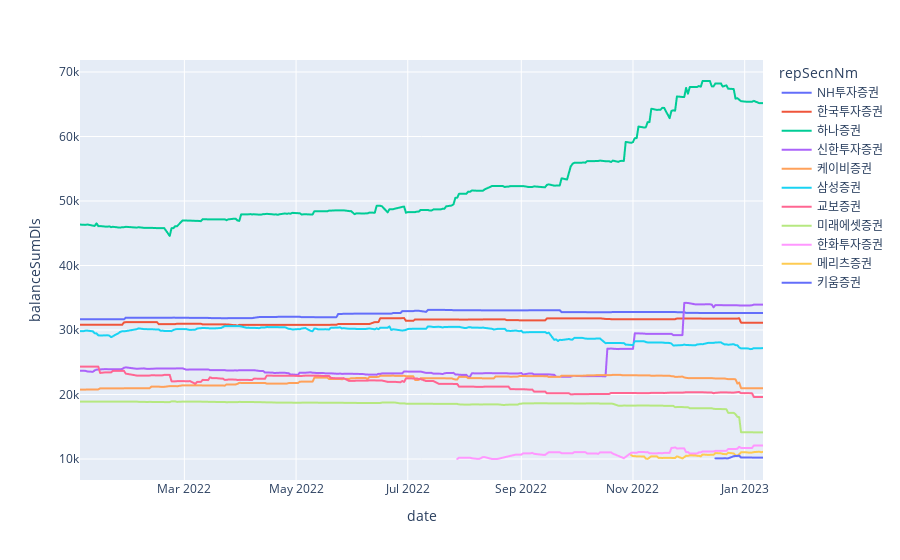

Write notebook code for a chart like this one.
### Code cell
fig = px.line(dls_data[dls_data.balanceSumDls > 10000], x='date', y='balanceSumDls', color='repSecnNm', markers=False)
fig.show()

### Figure 1 — Plotly figure (JSON) as saved in the notebook; plotly's stock layout.template omitted (floating-point values rounded to 4 significant figures; data arrays with more than 128 entries replaced by an {"elided": "..."} marker saying what was removed)
{"data": [{"hovertemplate": "repSecnNm=NH투자증권<br>date=%{x}<br>balanceSumDls=%{y}<extra></extra>", "legendgroup": "NH투자증권", "line": {"color": "#636efa", "dash": "solid"}, "marker": {"symbol": "circle"}, "mode": "lines", "name": "NH투자증권", "showlegend": true, "type": "scattergl", "x": {"elided": "255 str values"}, "xaxis": "x", "y": {"elided": "255 int values"}, "yaxis": "y"}, {"hovertemplate": "repSecnNm=한국투자증권<br>date=%{x}<br>balanceSumDls=%{y}<extra></extra>", "legendgroup": "한국투자증권", "line": {"color": "#EF553B", "dash": "solid"}, "marker": {"symbol": "circle"}, "mode": "lines", "name": "한국투자증권", "showlegend": true, "type": "scattergl", "x": {"elided": "255 str values"}, "xaxis": "x", "y": {"elided": "255 int values"}, "yaxis": "y"}, {"hovertemplate": "repSecnNm=하나증권<br>date=%{x}<br>balanceSumDls=%{y}<extra></extra>", "legendgroup": "하나증권", "line": {"color": "#00cc96", "dash": "solid"}, "marker": {"symbol": "circle"}, "mode": "lines", "name": "하나증권", "showlegend": true, "type": "scattergl", "x": {"elided": "255 str values"}, "xaxis": "x", "y": {"elided": "255 int values"}, "yaxis": "y"}, {"hovertemplate": "repSecnNm=신한투자증권<br>date=%{x}<br>balanceSumDls=%{y}<extra></extra>", "legendgroup": "신한투자증권", "line": {"color": "#ab63fa", "dash": "solid"}, "marker": {"symbol": "circle"}, "mode": "lines", "name": "신한투자증권", "showlegend": true, "type": "scattergl", "x": {"elided": "255 str values"}, "xaxis": "x", "y": {"elided": "255 int values"}, "yaxis": "y"}, {"hovertemplate": "repSecnNm=케이비증권<br>date=%{x}<br>balanceSumDls=%{y}<extra></extra>", "legendgroup": "케이비증권", "line": {"color": "#FFA15A", "dash": "solid"}, "marker": {"symbol": "circle"}, "mode": "lines", "name": "케이비증권", "showlegend": true, "type": "scattergl", "x": {"elided": "255 str values"}, "xaxis": "x", "y": {"elided": "255 int values"}, "yaxis": "y"}, {"hovertemplate": "repSecnNm=삼성증권<br>date=%{x}<br>balanceSumDls=%{y}<extra></extra>", "legendgroup": "삼성증권", "line": {"color": "#19d3f3", "dash": "solid"}, "marker": {"symbol": "circle"}, "mode": "lines", "name": "삼성증권", "showlegend": true, "type": "scattergl", "x": {"elided": "255 str values"}, "xaxis": "x", "y": {"elided": "255 int values"}, "yaxis": "y"}, {"hovertemplate": "repSecnNm=교보증권<br>date=%{x}<br>balanceSumDls=%{y}<extra></extra>", "legendgroup": "교보증권", "line": {"color": "#FF6692", "dash": "solid"}, "marker": {"symbol": "circle"}, "mode": "lines", "name": "교보증권", "showlegend": true, "type": "scattergl", "x": {"elided": "255 str values"}, "xaxis": "x", "y": {"elided": "255 int values"}, "yaxis": "y"}, {"hovertemplate": "repSecnNm=미래에셋증권<br>date=%{x}<br>balanceSumDls=%{y}<extra></extra>", "legendgroup": "미래에셋증권", "line": {"color": "#B6E880", "dash": "solid"}, "marker": {"symbol": "circle"}, "mode": "lines", "name": "미래에셋증권", "showlegend": true, "type": "scattergl", "x": {"elided": "255 str values"}, "xaxis": "x", "y": {"elided": "255 int values"}, "yaxis": "y"}, {"hovertemplate": "repSecnNm=한화투자증권<br>date=%{x}<br>balanceSumDls=%{y}<extra></extra>", "legendgroup": "한화투자증권", "line": {"color": "#FF97FF", "dash": "solid"}, "marker": {"symbol": "circle"}, "mode": "lines", "name": "한화투자증권", "showlegend": true, "type": "scattergl", "x": ["2022-07-28T00:00:00", "2022-07-29T00:00:00", "2022-08-01T00:00:00", "2022-08-02T00:00:00", "2022-08-03T00:00:00", "2022-08-04T00:00:00", "2022-08-05T00:00:00", "2022-08-08T00:00:00", "2022-08-09T00:00:00", "2022-08-10T00:00:00", "2022-08-11T00:00:00", "2022-08-12T00:00:00", "2022-08-16T00:00:00", "2022-08-17T00:00:00", "2022-08-18T00:00:00", "2022-08-19T00:00:00", "2022-08-29T00:00:00", "2022-08-30T00:00:00", "2022-08-31T00:00:00", "2022-09-01T00:00:00", "2022-09-02T00:00:00", "2022-09-05T00:00:00", "2022-09-06T00:00:00", "2022-09-07T00:00:00", "2022-09-08T00:00:00", "2022-09-13T00:00:00", "2022-09-14T00:00:00", "2022-09-15T00:00:00", "2022-09-16T00:00:00", "2022-09-19T00:00:00", "2022-09-20T00:00:00", "2022-09-21T00:00:00", "2022-09-22T00:00:00", "2022-09-23T00:00:00", "2022-09-26T00:00:00", "2022-09-27T00:00:00", "2022-09-28T00:00:00", "2022-09-29T00:00:00", "2022-09-30T00:00:00", "2022-10-04T00:00:00", "2022-10-05T00:00:00", "2022-10-06T00:00:00", "2022-10-07T00:00:00", "2022-10-11T00:00:00", "2022-10-12T00:00:00", "2022-10-13T00:00:00", "2022-10-14T00:00:00", "2022-10-17T00:00:00", "2022-10-18T00:00:00", "2022-10-19T00:00:00", "2022-10-20T00:00:00", "2022-10-21T00:00:00", "2022-10-27T00:00:00", "2022-10-31T00:00:00", "2022-11-01T00:00:00", "2022-11-02T00:00:00", "2022-11-03T00:00:00", "2022-11-04T00:00:00", "2022-11-07T00:00:00", "2022-11-08T00:00:00", "2022-11-09T00:00:00", "2022-11-10T00:00:00", "2022-11-11T00:00:00", "2022-11-14T00:00:00", "2022-11-15T00:00:00", "2022-11-16T00:00:00", "2022-11-17T00:00:00", "2022-11-18T00:00:00", "2022-11-21T00:00:00", "2022-11-22T00:00:00", "2022-11-23T00:00:00", "2022-11-24T00:00:00", "2022-11-25T00:00:00", "2022-11-28T00:00:00", "2022-11-29T00:00:00", "2022-11-30T00:00:00", "2022-12-01T00:00:00", "2022-12-02T00:00:00", "2022-12-05T00:00:00", "2022-12-06T00:00:00", "2022-12-07T00:00:00", "2022-12-08T00:00:00", "2022-12-09T00:00:00", "2022-12-12T00:00:00", "2022-12-13T00:00:00", "2022-12-14T00:00:00", "2022-12-15T00:00:00", "2022-12-16T00:00:00", "2022-12-19T00:00:00", "2022-12-20T00:00:00", "2022-12-21T00:00:00", "2022-12-22T00:00:00", "2022-12-23T00:00:00", "2022-12-26T00:00:00", "2022-12-27T00:00:00", "2022-12-28T00:00:00", "2022-12-29T00:00:00", "2022-12-30T00:00:00", "2023-01-02T00:00:00", "2023-01-03T00:00:00", "2023-01-04T00:00:00", "2023-01-05T00:00:00", "2023-01-06T00:00:00", "2023-01-09T00:00:00", "2023-01-10T00:00:00", "2023-01-11T00:00:00"], "xaxis": "x", "y": [10003, 10201, 10201, 10201, 10201, 10201, 10121, 10021, 10021, 10139, 10296, 10296, 10005, 10015, 10015, 10015, 10688, 10688, 10683, 10683, 10883, 10880, 10880, 10945, 10805, 10645, 10645, 10852, 11047, 11047, 11047, 11047, 11047, 10903, 10903, 10903, 10903, 10903, 11080, 11080, 11080, 11060, 10865, 10865, 10865, 10793, 11025, 11025, 11025, 11025, 11025, 10844, 10126, 10959, 10996, 10965, 10965, 11100, 11100, 11047, 11068, 10890, 10890, 10867, 10927, 10907, 10897, 10952, 10952, 11735, 11735, 11795, 11630, 11658, 11658, 11058, 11081, 10851, 10849, 10849, 11039, 11039, 11171, 11171, 11171, 11171, 11171, 11260, 11260, 11260, 11260, 11260, 11560, 11560, 11560, 11590, 11890, 11712, 11712, 11712, 11712, 11712, 12091, 12091, 12091, 12091], "yaxis": "y"}, {"hovertemplate": "repSecnNm=메리츠증권<br>date=%{x}<br>balanceSumDls=%{y}<extra></extra>", "legendgroup": "메리츠증권", "line": {"color": "#FECB52", "dash": "solid"}, "marker": {"symbol": "circle"}, "mode": "lines", "name": "메리츠증권", "showlegend": true, "type": "scattergl", "x": ["2022-10-31T00:00:00", "2022-11-01T00:00:00", "2022-11-02T00:00:00", "2022-11-03T00:00:00", "2022-11-04T00:00:00", "2022-11-07T00:00:00", "2022-11-08T00:00:00", "2022-11-09T00:00:00", "2022-11-11T00:00:00", "2022-11-14T00:00:00", "2022-11-15T00:00:00", "2022-11-16T00:00:00", "2022-11-17T00:00:00", "2022-11-18T00:00:00", "2022-11-21T00:00:00", "2022-11-22T00:00:00", "2022-11-23T00:00:00", "2022-11-24T00:00:00", "2022-11-25T00:00:00", "2022-11-28T00:00:00", "2022-11-30T00:00:00", "2022-12-01T00:00:00", "2022-12-02T00:00:00", "2022-12-05T00:00:00", "2022-12-06T00:00:00", "2022-12-07T00:00:00", "2022-12-08T00:00:00", "2022-12-09T00:00:00", "2022-12-12T00:00:00", "2022-12-13T00:00:00", "2022-12-14T00:00:00", "2022-12-15T00:00:00", "2022-12-16T00:00:00", "2022-12-19T00:00:00", "2022-12-20T00:00:00", "2022-12-21T00:00:00", "2022-12-22T00:00:00", "2022-12-23T00:00:00", "2022-12-26T00:00:00", "2022-12-27T00:00:00", "2022-12-28T00:00:00", "2022-12-29T00:00:00", "2022-12-30T00:00:00", "2023-01-02T00:00:00", "2023-01-03T00:00:00", "2023-01-04T00:00:00", "2023-01-05T00:00:00", "2023-01-06T00:00:00", "2023-01-09T00:00:00", "2023-01-10T00:00:00", "2023-01-11T00:00:00"], "xaxis": "x", "y": [10602, 10457, 10455, 10410, 10404, 10393, 10073, 10018, 10420, 10408, 10178, 10178, 10159, 10188, 10177, 10170, 10170, 10158, 10418, 10092, 10501, 10484, 10561, 10552, 10496, 10494, 10415, 10689, 10649, 10647, 10667, 10663, 10915, 10886, 10783, 10769, 10735, 10971, 10865, 10574, 10524, 10745, 11044, 11038, 11001, 11000, 10999, 11073, 11129, 11057, 11109], "yaxis": "y"}, {"hovertemplate": "repSecnNm=키움증권<br>date=%{x}<br>balanceSumDls=%{y}<extra></extra>", "legendgroup": "키움증권", "line": {"color": "#636efa", "dash": "solid"}, "marker": {"symbol": "circle"}, "mode": "lines", "name": "키움증권", "showlegend": true, "type": "scattergl", "x": ["2022-12-16T00:00:00", "2022-12-19T00:00:00", "2022-12-20T00:00:00", "2022-12-21T00:00:00", "2022-12-22T00:00:00", "2022-12-23T00:00:00", "2022-12-26T00:00:00", "2022-12-27T00:00:00", "2022-12-28T00:00:00", "2022-12-29T00:00:00", "2022-12-30T00:00:00", "2023-01-02T00:00:00", "2023-01-03T00:00:00", "2023-01-04T00:00:00", "2023-01-05T00:00:00", "2023-01-06T00:00:00", "2023-01-09T00:00:00", "2023-01-10T00:00:00", "2023-01-11T00:00:00"], "xaxis": "x", "y": [10105, 10105, 10105, 10113, 10112, 10112, 10429, 10479, 10479, 10509, 10229, 10229, 10229, 10229, 10228, 10227, 10227, 10227, 10224], "yaxis": "y"}], "layout": {"legend": {"title": {"text": "repSecnNm"}, "tracegroupgap": 0}, "margin": {"t": 60}, "xaxis": {"anchor": "y", "domain": [0, 1], "title": {"text": "date"}}, "yaxis": {"anchor": "x", "domain": [0, 1], "title": {"text": "balanceSumDls"}}}}
